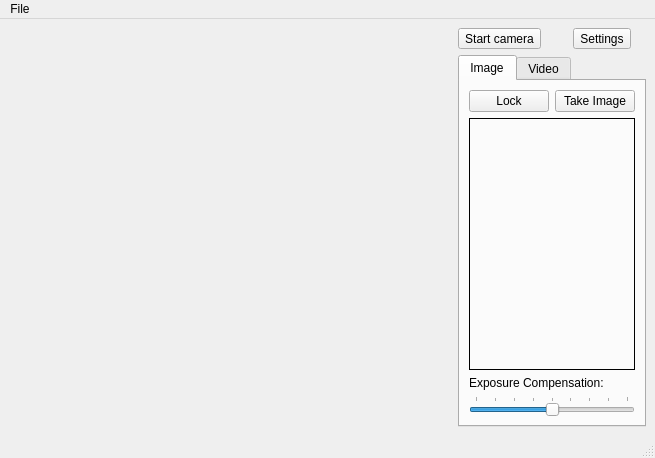
<?xml version="1.0" encoding="UTF-8"?>
<ui version="4.0">
 <class>Camera</class>
 <widget class="QMainWindow" name="Camera">
  <property name="geometry">
   <rect>
    <x>0</x>
    <y>0</y>
    <width>655</width>
    <height>458</height>
   </rect>
  </property>
  <property name="windowTitle">
   <string>Camera</string>
  </property>
  <widget class="QWidget" name="centralwidget">
   <layout class="QGridLayout" name="gridLayout_3">
    <item row="0" column="0" rowspan="2">
     <widget class="QStackedWidget" name="stackedWidget">
      <property name="sizePolicy">
       <sizepolicy hsizetype="Preferred" vsizetype="Preferred">
        <horstretch>1</horstretch>
        <verstretch>0</verstretch>
       </sizepolicy>
      </property>
      <property name="palette">
       <palette>
        <active>
         <colorrole role="Base">
          <brush brushstyle="SolidPattern">
           <color alpha="255">
            <red>255</red>
            <green>255</green>
            <blue>255</blue>
           </color>
          </brush>
         </colorrole>
         <colorrole role="Window">
          <brush brushstyle="SolidPattern">
           <color alpha="255">
            <red>145</red>
            <green>145</green>
            <blue>145</blue>
           </color>
          </brush>
         </colorrole>
        </active>
        <inactive>
         <colorrole role="Base">
          <brush brushstyle="SolidPattern">
           <color alpha="255">
            <red>255</red>
            <green>255</green>
            <blue>255</blue>
           </color>
          </brush>
         </colorrole>
         <colorrole role="Window">
          <brush brushstyle="SolidPattern">
           <color alpha="255">
            <red>145</red>
            <green>145</green>
            <blue>145</blue>
           </color>
          </brush>
         </colorrole>
        </inactive>
        <disabled>
         <colorrole role="Base">
          <brush brushstyle="SolidPattern">
           <color alpha="255">
            <red>145</red>
            <green>145</green>
            <blue>145</blue>
           </color>
          </brush>
         </colorrole>
         <colorrole role="Window">
          <brush brushstyle="SolidPattern">
           <color alpha="255">
            <red>145</red>
            <green>145</green>
            <blue>145</blue>
           </color>
          </brush>
         </colorrole>
        </disabled>
       </palette>
      </property>
      <property name="currentIndex">
       <number>-1</number>
      </property>
     </widget>
    </item>
    <item row="0" column="1">
     <widget class="QToolButton" name="startCameraButton">
      <property name="text">
       <string>Start camera</string>
      </property>
      <property name="checkable">
       <bool>true</bool>
      </property>
      <property name="checked">
       <bool>false</bool>
      </property>
     </widget>
    </item>
    <item row="0" column="2">
     <widget class="QToolButton" name="settingsButton">
      <property name="text">
       <string>Settings</string>
      </property>
     </widget>
    </item>
    <item row="1" column="1" colspan="2">
     <widget class="QTabWidget" name="captureWidget">
      <property name="currentIndex">
       <number>0</number>
      </property>
      <widget class="QWidget" name="tab_2">
       <attribute name="title">
        <string>Image</string>
       </attribute>
       <layout class="QGridLayout" name="gridLayout">
        <item row="0" column="0">
         <widget class="QPushButton" name="lockButton">
          <property name="text">
           <string>Lock</string>
          </property>
         </widget>
        </item>
        <item row="0" column="1">
         <widget class="QPushButton" name="takeImageButton">
          <property name="text">
           <string>Take Image</string>
          </property>
         </widget>
        </item>
        <item row="1" column="0" colspan="2">
         <widget class="QLabel" name="lastImagePreviewLabel">
          <property name="sizePolicy">
           <sizepolicy hsizetype="Preferred" vsizetype="MinimumExpanding">
            <horstretch>0</horstretch>
            <verstretch>0</verstretch>
           </sizepolicy>
          </property>
          <property name="frameShape">
           <enum>QFrame::Box</enum>
          </property>
          <property name="text">
           <string/>
          </property>
         </widget>
        </item>
        <item row="2" column="0" colspan="2">
         <widget class="QLabel" name="label">
          <property name="text">
           <string>Exposure Compensation:</string>
          </property>
         </widget>
        </item>
        <item row="3" column="0" colspan="2">
         <widget class="QSlider" name="exposureCompensation">
          <property name="minimum">
           <number>-4</number>
          </property>
          <property name="maximum">
           <number>4</number>
          </property>
          <property name="pageStep">
           <number>2</number>
          </property>
          <property name="orientation">
           <enum>Qt::Horizontal</enum>
          </property>
          <property name="tickPosition">
           <enum>QSlider::TicksAbove</enum>
          </property>
         </widget>
        </item>
       </layout>
      </widget>
      <widget class="QWidget" name="tab">
       <attribute name="title">
        <string>Video</string>
       </attribute>
       <layout class="QGridLayout" name="gridLayout_2">
        <item row="0" column="0">
         <widget class="QPushButton" name="recordButton">
          <property name="text">
           <string>Record</string>
          </property>
         </widget>
        </item>
        <item row="1" column="0">
         <widget class="QPushButton" name="pauseButton">
          <property name="text">
           <string>Pause</string>
          </property>
         </widget>
        </item>
        <item row="2" column="0">
         <widget class="QPushButton" name="stopButton">
          <property name="text">
           <string>Stop</string>
          </property>
         </widget>
        </item>
        <item row="3" column="0">
         <spacer name="verticalSpacer">
          <property name="orientation">
           <enum>Qt::Vertical</enum>
          </property>
          <property name="sizeHint" stdset="0">
           <size>
            <width>20</width>
            <height>76</height>
           </size>
          </property>
         </spacer>
        </item>
        <item row="4" column="0">
         <widget class="QPushButton" name="muteButton">
          <property name="text">
           <string>Mute</string>
          </property>
          <property name="checkable">
           <bool>true</bool>
          </property>
         </widget>
        </item>
       </layout>
      </widget>
     </widget>
    </item>
   </layout>
  </widget>
  <widget class="QMenuBar" name="menubar">
   <property name="geometry">
    <rect>
     <x>0</x>
     <y>0</y>
     <width>655</width>
     <height>29</height>
    </rect>
   </property>
   <widget class="QMenu" name="menuFile">
    <property name="title">
     <string>File</string>
    </property>
    <addaction name="actionExit"/>
   </widget>
   <addaction name="menuFile"/>
  </widget>
  <widget class="QStatusBar" name="statusbar"/>
  <action name="actionExit">
   <property name="text">
    <string>Exit</string>
   </property>
  </action>
  <action name="actionCamera">
   <property name="text">
    <string>Camera</string>
   </property>
  </action>
  <action name="actionAudioDevice">
   <property name="text">
    <string>Audio Device</string>
   </property>
  </action>
 </widget>
 <resources/>
 <connections>
  <connection>
   <sender>recordButton</sender>
   <signal>clicked()</signal>
   <receiver>Camera</receiver>
   <slot>record()</slot>
   <hints>
    <hint type="sourcelabel">
     <x>531</x>
     <y>112</y>
    </hint>
    <hint type="destinationlabel">
     <x>61</x>
     <y>238</y>
    </hint>
   </hints>
  </connection>
  <connection>
   <sender>stopButton</sender>
   <signal>clicked()</signal>
   <receiver>Camera</receiver>
   <slot>stop()</slot>
   <hints>
    <hint type="sourcelabel">
     <x>531</x>
     <y>122</y>
    </hint>
    <hint type="destinationlabel">
     <x>140</x>
     <y>236</y>
    </hint>
   </hints>
  </connection>
  <connection>
   <sender>pauseButton</sender>
   <signal>clicked()</signal>
   <receiver>Camera</receiver>
   <slot>pause()</slot>
   <hints>
    <hint type="sourcelabel">
     <x>531</x>
     <y>117</y>
    </hint>
    <hint type="destinationlabel">
     <x>234</x>
     <y>237</y>
    </hint>
   </hints>
  </connection>
  <connection>
   <sender>actionExit</sender>
   <signal>triggered()</signal>
   <receiver>Camera</receiver>
   <slot>close()</slot>
   <hints>
    <hint type="sourcelabel">
     <x>-1</x>
     <y>-1</y>
    </hint>
    <hint type="destinationlabel">
     <x>154</x>
     <y>130</y>
    </hint>
   </hints>
  </connection>
  <connection>
   <sender>takeImageButton</sender>
   <signal>clicked()</signal>
   <receiver>Camera</receiver>
   <slot>takeImage()</slot>
   <hints>
    <hint type="sourcelabel">
     <x>625</x>
     <y>132</y>
    </hint>
    <hint type="destinationlabel">
     <x>603</x>
     <y>169</y>
    </hint>
   </hints>
  </connection>
  <connection>
   <sender>startCameraButton</sender>
   <signal>clicked()</signal>
   <receiver>Camera</receiver>
   <slot>toggleCamera()</slot>
   <hints>
    <hint type="sourcelabel">
     <x>504</x>
     <y>56</y>
    </hint>
    <hint type="destinationlabel">
     <x>589</x>
     <y>46</y>
    </hint>
   </hints>
  </connection>
  <connection>
   <sender>lockButton</sender>
   <signal>clicked()</signal>
   <receiver>Camera</receiver>
   <slot>toggleLock()</slot>
   <hints>
    <hint type="sourcelabel">
     <x>483</x>
     <y>113</y>
    </hint>
    <hint type="destinationlabel">
     <x>453</x>
     <y>119</y>
    </hint>
   </hints>
  </connection>
  <connection>
   <sender>muteButton</sender>
   <signal>toggled(bool)</signal>
   <receiver>Camera</receiver>
   <slot>setMuted(bool)</slot>
   <hints>
    <hint type="sourcelabel">
     <x>531</x>
     <y>132</y>
    </hint>
    <hint type="destinationlabel">
     <x>5</x>
     <y>280</y>
    </hint>
   </hints>
  </connection>
  <connection>
   <sender>settingsButton</sender>
   <signal>clicked()</signal>
   <receiver>Camera</receiver>
   <slot>configureCaptureSettings()</slot>
   <hints>
    <hint type="sourcelabel">
     <x>609</x>
     <y>56</y>
    </hint>
    <hint type="destinationlabel">
     <x>648</x>
     <y>77</y>
    </hint>
   </hints>
  </connection>
 </connections>
 <slots>
  <slot>record()</slot>
  <slot>pause()</slot>
  <slot>stop()</slot>
  <slot>enablePreview(bool)</slot>
  <slot>configureCaptureSettings()</slot>
  <slot>takeImage()</slot>
  <slot>toggleCamera()</slot>
  <slot>toggleLock()</slot>
  <slot>setMuted(bool)</slot>
 </slots>
</ui>
